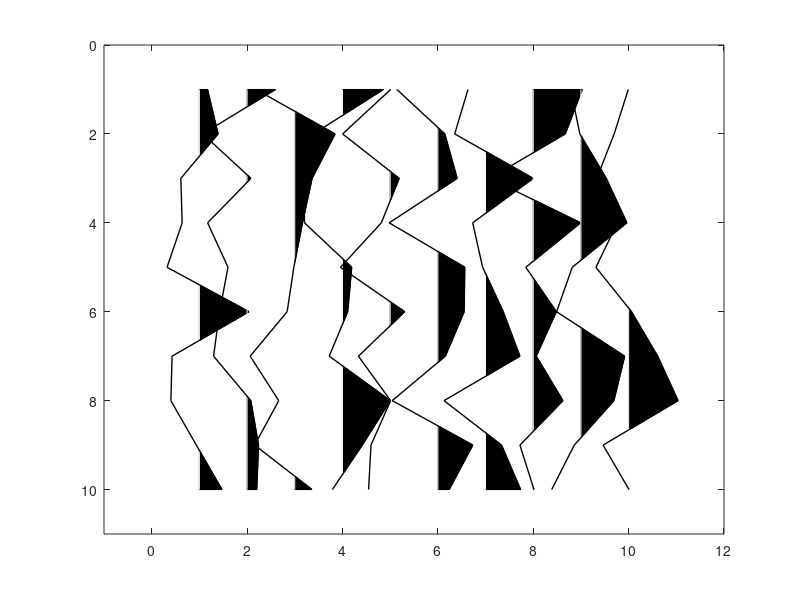

The MATLAB source for this figure:
function wigb(a,scal,x,z,amx,indices)
%WIGB: Plot seismic data using wiggles.
%
%  WIGB(a,scal,x,z,amx)
%
%  IN  a:     seismic data (a matrix, traces are columns)
%      scale: multiple data by scal
%      x:     horizontal axis (often offset)
%      z:     vertical axis (often time)
%
%  Note
%
%    If only 'a' is enter, 'scal,x,z,amn,amx' are set automatically;
%    otherwise, 'scal' is a scalar; 'x, z' are vectors for annotation in
%    offset and time, amx are the amplitude range.
%
%
%  Author(s): Xingong Li (Intseis, Integrated Seismic Solutions)
%  Copyright 1998-2003 Xingong
%  Revision: 1.2  Date: Dec/2002
%  Modified by Yunfeng Chen, Nov. 29, 2016 to plot the stacked trace
%  Y.C., Jan. 15, 2018, plot missing traces in red
%  IN indices: indices of empty traces
if_sum = false;
if if_sum
   a = [a, sum(a,2)/size(a,2)];
   x = [x x(end)+5*(x(end)-x(end-1))];
end
if nargin == 0, nx=10;nz=10; a = rand(nz,nx)-0.5; end;

[nz,nx]=size(a);
trmx= max(abs(a));

if (nargin == 6) 
    if isempty(amx)
        amx=mean(trmx); 
    end
end
if (nargin <= 4); amx=mean(trmx); indices=[]; end;
if (nargin <= 2); x=[1:nx]; z=[1:nz];  end;
if (nargin <= 1); scal =1; end;

if nx <= 1; disp(' ERR:PlotWig: nx has to be more than 1');return;end;

% take the average as dx

dx1 = abs(x(2:nx)-x(1:nx-1));
dx = median(dx1);

dz=z(2)-z(1);
xmx=max(max(a)); xmn=min(min(a));

if scal == 0; scal=1; end;
a = a * dx /amx;
a = a * scal;


fprintf(' PlotWig: data range [%f, %f], plotted max %f \n',xmn,xmx,amx);

% set display range

x1=min(x)-2.0*dx; x2=max(x)+2.0*dx;
z1=min(z)-dz; z2=max(z)+dz;

set(gca,'NextPlot','add','Box','on', ...
    'XLim', [x1 x2], ...
    'YDir','reverse', ...
    'YLim',[z1 z2]);

fillcolor = [0 0 0];
linecolor = [0 0 0];
linewidth = 1.;

z=z'; 	% input as row vector
zstart=z(1);
zend  =z(nz);

for i=1:nx,
    
    if trmx(i) ~= 0;    % skip the zero traces
        tr=a(:,i); 	% --- one scale for all section
        s = sign(tr) ;
        i1= find( s(1:nz-1) ~= s(2:nz) );	% zero crossing points
        npos = length(i1);
        
        
        %12/7/97
        zadd = i1 + tr(i1) ./ (tr(i1) - tr(i1+1)); %locations with 0 amplitudes
        aadd = zeros(size(zadd));
        
        [zpos,vpos] = find(tr >0);
        [zz,iz] = sort([zpos; zadd]); 	% indices of zero point plus positives
        aa = [tr(zpos); aadd];
        aa = aa(iz);
        
        % be careful at the ends
        if tr(1)>0, 	a0=0; z0=1.00;
        else, 		a0=0; z0=zadd(1);
        end;
        if tr(nz)>0, 	a1=0; z1=nz;
        else, 		a1=0; z1=max(zadd);
        end;
        
        zz = [z0; zz; z1; z0];
        aa = [a0; aa; a1; a0];
        
        zzz = zstart + zz*dz -dz;
        % YC, plot in red if it is reconstructed traces
        if ismember(i,indices)
            patch( aa+x(i) , zzz,  [1 0 0]);
        else
            patch( aa+x(i) , zzz,  fillcolor);
        end
        
        
         line( 'Color',[1 1 1],  ...
             'Xdata', x(i)+[0 0], 'Ydata',[zstart zend]); % remove zero line
        
        %'LineWidth',linewidth, ...
        %12/7/97 'Xdata', x(i)+[0 0], 'Ydata',[z0 z1]*dz);	% remove zero line
        
        line( 'Color',linecolor,...
            'LineWidth',linewidth, ...
            'Xdata', tr+x(i), 'Ydata',z);	% negatives line
        
    else % zeros trace
%         line( 'Color',linecolor,'EraseMode','background',  ...
%             'LineWidth',linewidth, ...
%             'Xdata', [x(i) x(i)], 'Ydata',[zstart zend]);
    end;
end;
